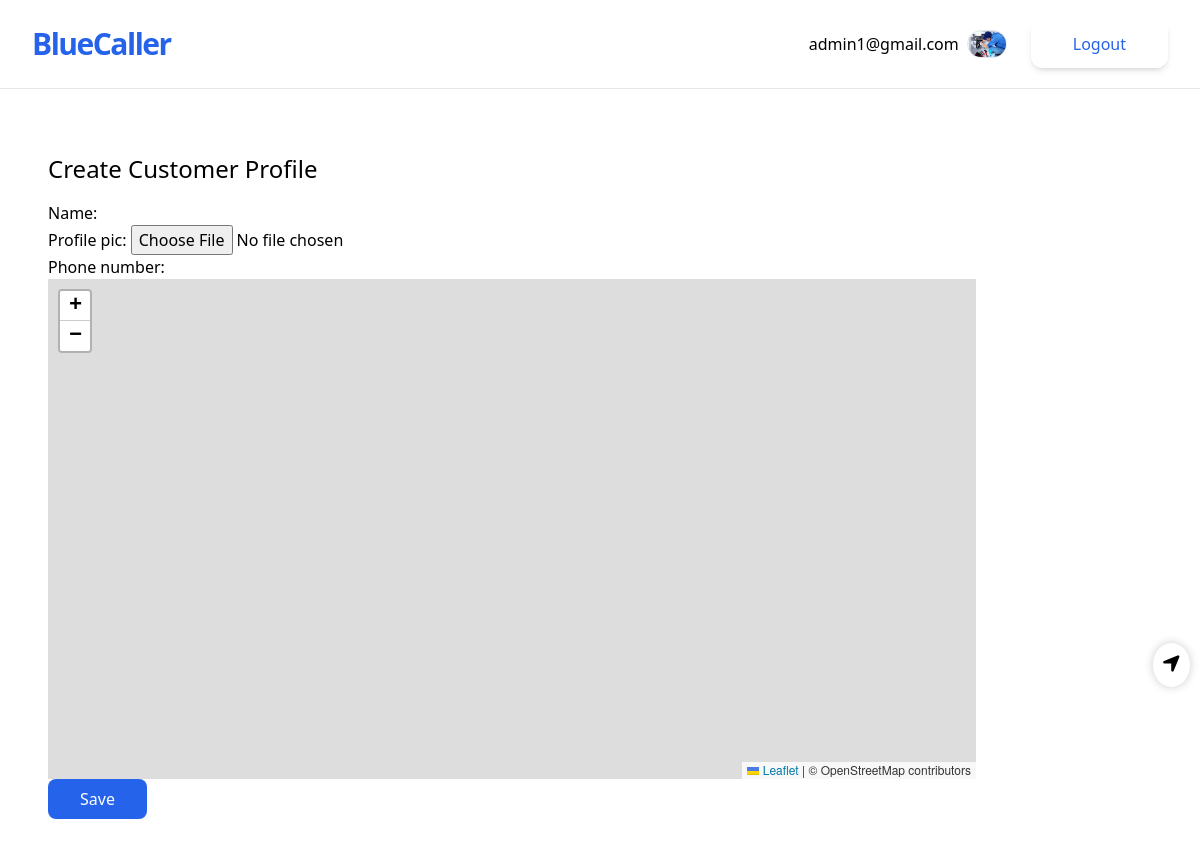
The page /customer/create/ (signed in) on the database its author committed.
### accounts/models.py (models this page shows, shortened)
class CustomUser(AbstractUser):
    pass

### jobs/models.py (models this page shows, shortened)
class Worker(models.Model):
    owner=models.OneToOneField(User,on_delete=models.CASCADE)
    name=models.CharField(max_length=50)
    phone_number=PhoneNumberField(region="NP", unique=True)
    tagline=models.CharField(max_length=100)
    bio=models.TextField(blank=True)
    profile_pic=models.ImageField(upload_to="profiles/", blank=True)
    verified = models.BooleanField(default=False)
    citizenship_image = models.ImageField(upload_to='citizenship/', blank=True, null=True)
    certificate_file = models.FileField(upload_to='certificates/', blank=True, null=True)
    latitude = models.CharField(max_length=20,null=True,blank=True)
    longitude = models.CharField(max_length=20,null=True,blank=True)
    appointed = models.BooleanField(default=False)
    appointment_date = models.DateTimeField(null=True, blank=True)

### jobs/views.py (the view, shortened to what this page needs)
# urls.py: path('customer/create/',CustomerCreateView.as_view(), name='customer-create'),
class CustomerCreateView(LoginRequiredMixin, CreateView):
    model = Customer
    fields=['name','profile_pic','phone_number']
    success_url=reverse_lazy('worker-list')
    def dispatch(self, request, *args, **kwargs):
        if hasattr(request.user, 'customer'):
            messages.error(request, "You already have a customer profile.")
            return redirect('worker-list')
        return super().dispatch(request, *args, **kwargs)

### jobs/templates/jobs/customer_form.html (shortened to what this page needs)
{% extends 'jobs/_base.html' %}
{% load tailwind_filters %}
{% block content %}
<link rel="stylesheet" href="https://unpkg.com/leaflet/dist/leaflet.css" />
<link rel="stylesheet" href="https://cdnjs.cloudflare.com/ajax/libs/font-awesome/6.0.0-beta3/css/all.min.css" />
<div>
    <h1 class="text-2xl my-4">Create Customer Profile</h1>
    <form method="POST" enctype="multipart/form-data">
        {{ form|crispy }}
        <div id="map"></div>
        <button class="locate-btn" onclick="locateUser()" type="button">
            <i class="fas fa-location-arrow"></i>
        </button>
        <input class="px-8 py-2 text-white bg-blue-600 rounded-lg hover:bg-blue-700 hover:cursor-pointer" type="submit" value="Save">
    </form>
</div>
{% endblock content %}

### jobs/templates/jobs/_base.html (shortened to what this page needs)
<!DOCTYPE html>
<html lang="en">
<head>
    <script src="https://cdn.tailwindcss.com"></script>
</head>
<body>
    <div class=" w-full max-w-7xl mx-auto">
        <div class="flex flex-col max-w-screen-xl p-5 mx-auto md:items-center md:justify-between md:flex-row md:px-6 lg:px-8 border-b">
            <div class="flex flex-row items-center justify-between lg:justify-start">
                <a href="{% url 'worker-list' %}" class="text-3xl font-bold tracking-tighter text-blue-600 transition duration-500 ease-in-out transform tracking-relaxed lg:pr-8"> BlueCaller </a>
            </div>
            <nav class="flex-col items-center flex-grow hidden pb-4 md:pb-0 md:flex md:justify-end md:flex-row lg:pl-2">
                <div class="inline-flex items-center gap-2 list-none lg:ml-auto">
                    {% if user.is_authenticated %}
                    <p>{{user.email}}</p>
                    {% if user.worker.profile_pic %}
                    <img class="w-10 border rounded-full mr-4" src="{{ user.worker.profile_pic.url }}" alt="Profile pic">
                    {% endif %}
                    <form action="{% url 'account_logout' %}" method="POST">
                        <button type="submit" class="items-center block px-10 py-2.5 text-base font-medium text-center text-blue-600 transition duration-500 ease-in-out transform border-2 border-white shadow-md rounded-xl focus:outline-none focus:ring-2 focus:ring-offset-2 focus:ring-gray-500">Logout</button>
                    </form>
                    {% endif %}
                </div>
            </nav>
        </div>
        <div class="container p-12">
            {% block content %}
            {% endblock content %}
        </div>
    </div>
</body>
</html>

### jobs/templates/jobs/customer_form.html (style rules this page uses)
#map { height: 500px; position: relative; }
.locate-btn { position: absolute; bottom: 180px; right: 10px; z-index: 1000; background-color: white; border: none; padding: 10px; cursor: pointer; border-radius: 50%; box-shadow: 0 0 10px rgba(0, 0, 0, 0.2); }
.locate-btn i { font-size: 20px; }

### rows shown on the page
CustomUser: email "admin1@gmail.com", worker.profile_pic (picture)
